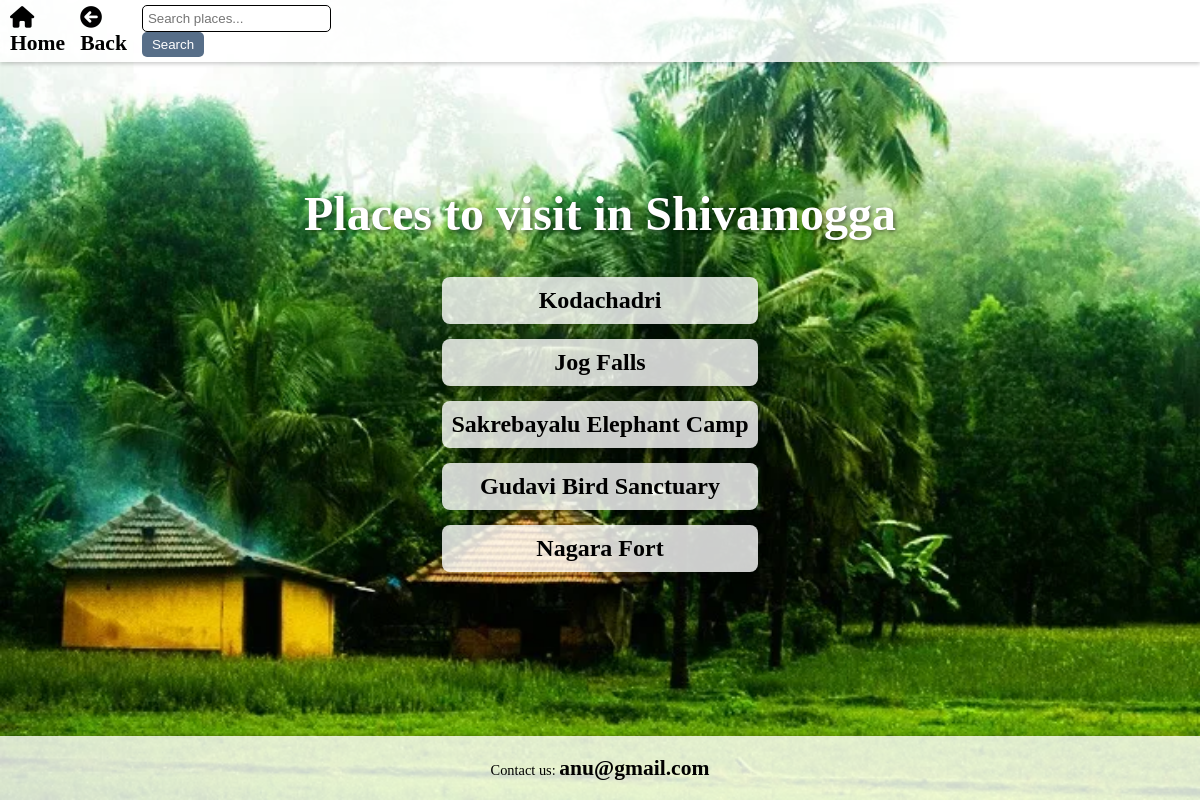
/districts/1/ (signed in), run on the app's committed database.
### guide/models.py (models this page shows, shortened)
class District(models.Model):
    name = models.CharField(max_length=50)
    image = models.ImageField(upload_to='district_images/images/')

class Place(models.Model):
    district = models.ForeignKey(District, related_name='places', on_delete=models.CASCADE)
    name = models.CharField(max_length=100)
    description = models.TextField()
    distance = models.CharField(max_length=50, null=True, blank=True)
    best_time_to_visit = models.CharField(max_length=500, null=True, blank=True)
    things_to_do = models.TextField( max_length=500, null=True, blank=True)
    entry_fee = models.CharField(max_length=200, null=True, blank=True)
    timings = models.CharField(max_length=50, null=True, blank=True)
    how_to_reach = models.CharField(max_length=1000, null=True, blank=True)

### guide/views.py (the view)
# urls.py: path('districts/<int:id>/', views.district_detail, name='district_detail'),
def district_detail(request, id):
    district = get_object_or_404(District, id=id)
    places = Place.objects.filter(district=district)
    profile_picture_url = None
    if request.user.is_authenticated:
        try:
            profile = request.user.userprofile  # Access the user profile
            profile_picture_url = profile.profile_picture.url if profile.profile_picture else None
        except UserProfile.DoesNotExist:
            profile_picture_url = None  # Handle case where profile doesn't exist
    return render(request, 'guide/district_detail.html', {
        'district': district,
        'places': places,
        'profile_picture_url': profile_picture_url,  # Pass the profile picture URL to the template
    })

### guide/templates/guide/district_detail.html (shortened to what this page needs)
<!DOCTYPE html>
<html>
<head>
    <link rel="stylesheet" href="https://cdnjs.cloudflare.com/ajax/libs/font-awesome/6.0.0-beta3/css/all.min.css">
</head>
<body>
    <div class="header">
        <nav>
            <a href="{% url 'home' %}"><i class="fas fa-home"></i>Home</a>
            <a href="{% url 'district_page' %}"><i class="fas fa-arrow-circle-left"></i>Back</a>
            <form id="searchForm" action="{% url 'search' %}" method="GET" style="position: relative;">
                <input type="text" id="searchInput" name="query" placeholder="Search places..."
                    style="padding: 5px; border-radius: 5px; border: 1px solid #000; margin-right: 5px;"/>
                <button type="submit"
                    style="padding: 5px 10px; background-color: #576e88; color: white; border: none; border-radius: 5px; cursor: pointer;">
                    Search
                </button>
            </form>
        </nav>
    </div>
    <div class="main-content visible">
        <h1>Places to visit in {{ district.name }}</h1>
        <ul>
            {% for place in places %}
            <li class="card">
                <a href="{% url 'place_detail' place.id %}">{{ place.name }}</a>
            </li>
            {% empty %}
            <li>No places available for this district.</li>
            {% endfor %}
        </ul>
    </div>
    <footer>
        <p>Contact us: <a href="mailto:annapoornaspanu@gmail.com">anu@gmail.com</a></p>
    </footer>
</body>
</html>

### data on the page
District: name "Shivamogga"
Place: name "Kodachadri"
Place: name "Jog Falls"
Place: name "Sakrebayalu Elephant Camp"
Place: name "Gudavi Bird Sanctuary"
Place: name "Nagara Fort"
